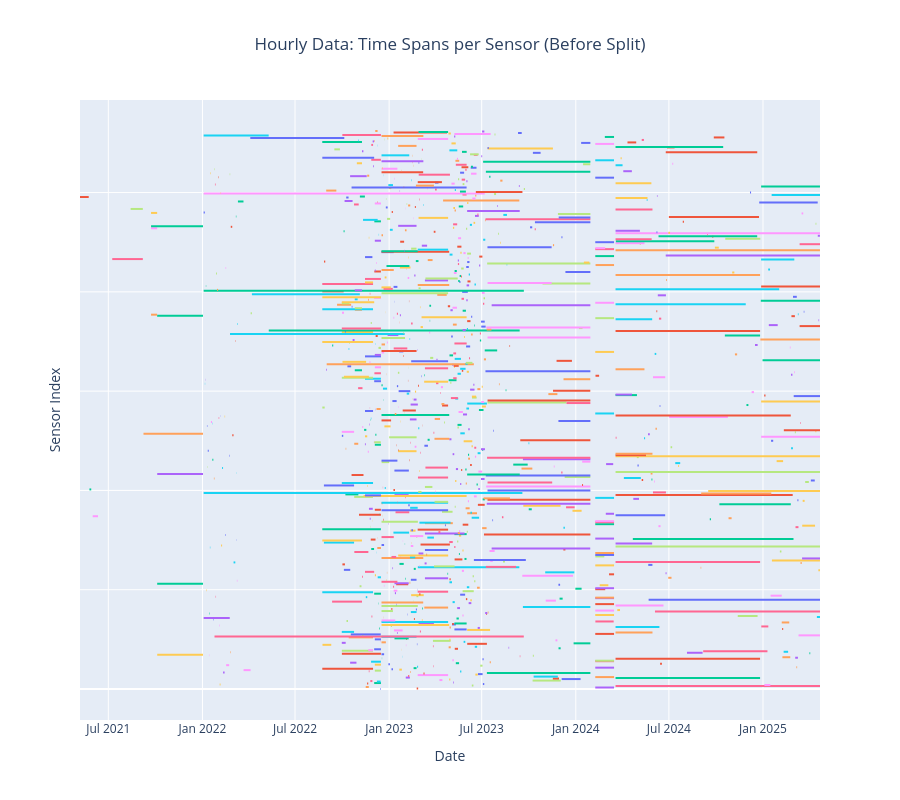

The code cell stored with this chart in its notebook:
### Markdown cell above
## Time Spans for Each Sensor (Before Split)

Visualize the temporal coverage of each sensor in the dataset before any train/test/val splitting.

### Code cell
# Hourly time spans
df_min_max_dates_hourly = df_hourly.group_by(["id"]).agg(
    [pl.col("datetime").min().alias("min_date"),
     pl.col("datetime").max().alias("max_date"),
     pl.len().alias("num_records")
     ]
)

fig = go.Figure()
for i, (start, end, sensor_id, num_records) in enumerate(zip(
    df_min_max_dates_hourly["min_date"], 
    df_min_max_dates_hourly["max_date"],
    df_min_max_dates_hourly["id"], 
    df_min_max_dates_hourly["num_records"]
)):
    fig.add_trace(go.Scatter(
        x=[start, end], 
        y=[i, i],
        mode='lines',
        name=f"{num_records} records",
        hovertemplate=f"<b>Sensor {i}</b><br>Start: {start}<br>End: {end}<br>Records: {num_records}"
    ))

fig.update_layout(
    title="Hourly Data: Time Spans per Sensor (Before Split)",
    title_x=0.5,
    xaxis_title="Date",
    yaxis_title="Sensor Index",
    showlegend=False,
    template="plotly",
    height=800
)
fig.update_yaxes(visible=True, showticklabels=False)
fig.show()
fig.write_image(FIGURES_DIR / "time_spans_hourly_before_split.png", width=1200, height=800, scale=2)
